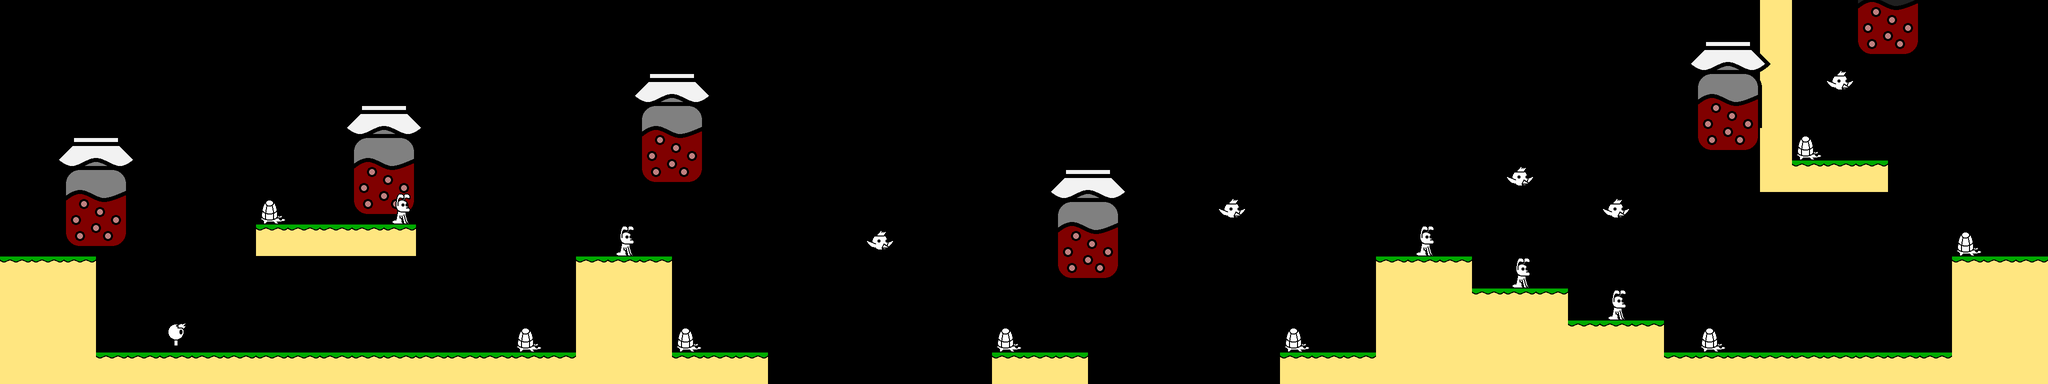

Tiled map render using the project's own tile images. Description and the whole map definition, tile-layer contents included, below:
An orthogonal 64x12 tile map with 64x64 px tiles, 3 tile layers (Back, Labels, Objects).

<map version="1.8" tiledversion="1.8.2" orientation="orthogonal" renderorder="right-down" width="64" height="12" tilewidth="64" tileheight="64" infinite="0" nextlayerid="4" nextobjectid="1">
 <tileset firstgid="1" source="tiles.tsx" />
 <layer id="2" name="Back" width="64" height="12">
  <data encoding="csv">
0,0,0,0,0,0,0,0,0,0,0,0,0,0,0,0,0,0,0,0,0,0,0,0,0,0,0,0,0,0,0,0,0,0,0,0,0,0,0,0,0,0,0,0,0,0,0,0,0,0,0,0,0,0,0,0,0,0,0,0,0,0,0,0,
0,0,0,0,0,0,0,0,0,0,0,0,0,0,0,0,0,0,0,0,0,0,0,0,0,0,0,0,0,0,0,0,0,0,0,0,0,0,0,0,0,0,0,0,0,0,0,0,0,0,0,0,0,0,0,0,0,0,0,0,0,0,0,0,
0,0,0,0,0,0,0,0,0,0,0,0,0,0,0,0,0,0,0,0,0,0,0,0,0,0,0,0,0,0,0,0,0,0,0,0,0,0,0,0,0,0,0,0,0,0,0,0,0,0,0,0,0,0,0,0,0,0,0,0,0,0,0,0,
0,0,0,0,0,0,0,0,0,0,0,0,0,0,0,0,0,0,0,0,0,0,0,0,0,0,0,0,0,0,0,0,0,0,0,0,0,0,0,0,0,0,0,0,0,0,0,0,0,0,0,0,0,0,0,0,0,0,0,0,0,0,0,0,
0,0,0,0,0,0,0,0,0,0,0,0,0,0,0,0,0,0,0,0,0,0,0,0,0,0,0,0,0,0,0,0,0,0,0,0,0,0,0,0,0,0,0,0,0,0,0,0,0,0,0,0,0,0,0,0,0,0,0,0,0,0,0,0,
0,0,0,0,0,0,0,0,0,0,0,0,0,0,0,0,0,0,0,0,0,0,0,0,0,0,0,0,0,0,0,0,0,0,0,0,0,0,0,0,0,0,0,0,0,0,0,0,0,0,0,0,0,0,0,0,0,0,0,0,0,0,0,0,
0,0,0,0,0,0,0,0,0,0,0,0,0,0,0,0,0,0,0,0,0,0,0,0,0,0,0,0,0,0,0,0,0,0,0,0,0,0,0,0,0,0,0,0,0,0,0,0,0,0,0,0,0,0,0,0,0,0,0,0,0,0,0,0,
0,0,0,0,0,0,0,0,0,0,0,0,0,0,0,0,0,0,0,0,0,0,0,0,0,0,0,0,0,0,0,0,0,0,0,0,0,0,0,0,0,0,0,0,0,0,0,0,0,0,0,0,0,0,0,0,0,0,0,0,0,0,0,0,
0,0,0,0,0,0,0,0,0,0,0,0,0,0,0,0,0,0,0,0,0,0,0,0,0,0,0,0,0,0,0,0,0,0,0,0,0,0,0,0,0,0,0,0,0,0,0,0,0,0,0,0,0,0,0,0,0,0,0,0,0,0,0,0,
0,0,0,0,0,0,0,0,0,0,0,0,0,0,0,0,0,0,0,0,0,0,0,0,0,0,0,0,0,0,0,0,0,0,0,0,0,0,0,0,0,0,0,0,0,0,0,0,0,0,0,0,0,0,0,0,0,0,0,0,0,0,0,0,
0,0,0,0,0,0,0,0,0,0,0,0,0,0,0,0,0,0,0,0,0,0,0,0,0,0,0,0,0,0,0,0,0,0,0,0,0,0,0,0,0,0,0,0,0,0,0,0,0,0,0,0,0,0,0,0,0,0,0,0,0,0,0,0,
0,0,0,0,0,0,0,0,0,0,0,0,0,0,0,0,0,0,0,0,0,0,0,0,0,0,0,0,0,0,0,0,0,0,0,0,0,0,0,0,0,0,0,0,0,0,0,0,0,0,0,0,0,0,0,0,0,0,0,0,0,0,0,0
</data>
 </layer>
 <layer id="3" name="Labels" width="64" height="12">
  <data encoding="csv">
0,0,0,0,0,0,0,0,0,0,0,0,0,0,0,0,0,0,0,0,0,0,0,0,0,0,0,0,0,0,0,0,0,0,0,0,0,0,0,0,0,0,0,0,0,0,0,0,0,0,0,0,0,0,0,0,0,0,0,0,0,0,0,0,
0,0,0,0,0,0,0,0,0,0,0,0,0,0,0,0,0,0,0,0,0,0,0,0,0,0,0,0,0,0,0,0,0,0,0,0,0,0,0,0,0,0,0,0,0,0,0,0,0,0,0,0,0,0,0,0,0,0,0,0,0,0,0,0,
0,0,0,0,0,0,0,0,0,0,0,0,0,0,0,0,0,0,0,0,0,0,0,0,0,0,0,0,0,0,0,0,0,0,0,0,0,0,0,0,0,0,0,0,0,0,0,0,0,0,0,0,0,0,0,0,0,0,0,0,0,0,0,0,
0,0,0,0,0,0,0,0,0,0,0,0,0,0,0,0,0,0,0,0,0,0,0,0,0,0,0,0,0,0,0,0,0,0,0,0,0,0,0,0,0,0,0,0,0,0,0,0,0,0,0,0,0,0,0,0,0,0,0,0,0,0,0,0,
0,0,0,0,0,0,0,0,0,0,0,0,0,0,0,0,0,0,0,0,0,0,0,0,0,0,0,0,0,0,0,0,0,0,0,0,0,0,0,0,0,0,0,0,0,0,0,0,0,0,0,0,0,0,0,0,0,0,0,0,0,0,0,0,
0,0,0,0,0,0,0,0,0,0,0,0,0,0,0,0,0,0,0,0,0,0,0,0,0,0,0,0,0,0,0,0,0,0,0,0,0,0,0,0,0,0,0,0,0,0,0,0,0,0,0,0,0,0,0,0,0,0,0,0,0,0,0,0,
0,0,0,0,0,0,0,0,0,0,0,0,0,0,0,0,0,0,0,0,0,0,0,0,0,0,0,0,0,0,0,0,0,0,0,0,0,0,0,0,0,0,0,0,0,0,0,0,0,0,0,0,0,0,0,0,0,0,0,0,0,0,0,0,
0,0,0,0,0,0,0,0,0,0,0,0,0,0,0,0,0,0,0,0,0,0,0,0,0,0,0,0,0,0,0,0,0,0,0,0,0,0,0,0,0,0,0,0,0,0,0,0,0,0,0,0,0,0,0,0,0,0,0,0,0,0,0,0,
0,0,0,0,0,0,0,0,0,0,0,0,0,0,0,0,0,0,0,0,0,0,0,0,0,0,0,0,0,0,0,0,0,0,0,0,0,0,0,0,0,0,0,0,0,0,0,0,0,0,0,0,0,0,0,0,0,0,0,0,0,0,0,0,
0,0,0,0,0,0,0,0,0,0,0,0,0,0,0,0,0,0,0,0,0,0,0,0,0,0,0,0,0,0,0,0,0,0,0,0,0,0,0,0,0,0,0,0,0,0,0,0,0,0,0,0,0,0,0,0,0,0,0,0,0,0,0,0,
0,0,0,0,0,0,0,0,0,0,0,0,0,0,0,0,0,0,0,0,0,0,0,0,0,0,0,0,0,0,0,0,0,0,0,0,0,0,0,0,0,0,0,0,0,0,0,0,0,0,0,0,0,0,0,0,0,0,0,0,0,0,0,0,
0,0,0,0,0,0,0,0,0,0,0,0,0,0,0,0,0,0,0,0,0,0,0,0,0,0,0,0,0,0,0,0,0,0,0,0,0,0,0,0,0,0,0,0,0,0,0,0,0,0,0,0,0,0,0,0,0,0,0,0,0,0,0,0
</data>
 </layer>
 <layer id="1" name="Objects" width="64" height="12">
  <data encoding="csv">
0,0,0,0,0,0,0,0,0,0,0,0,0,0,0,0,0,0,0,0,0,0,0,0,0,0,0,0,0,0,0,0,0,0,0,0,0,0,0,0,0,0,0,0,0,0,0,0,0,0,0,0,0,0,0,3,0,0,0,0,0,0,0,0,
0,0,0,0,0,0,0,0,0,0,0,0,0,0,0,0,0,0,0,0,0,0,0,0,0,0,0,0,0,0,0,0,0,0,0,0,0,0,0,0,0,0,0,0,0,0,0,0,0,0,0,0,0,0,0,3,0,4,0,0,0,0,0,0,
0,0,0,0,0,0,0,0,0,0,0,0,0,0,0,0,0,0,0,0,0,0,0,0,0,0,0,0,0,0,0,0,0,0,0,0,0,0,0,0,0,0,0,0,0,0,0,0,0,0,0,0,0,0,0,3,0,5,0,0,0,0,0,0,
0,0,0,0,0,0,0,0,0,0,0,0,0,0,0,0,0,0,0,0,0,0,0,0,0,0,0,0,0,0,0,0,0,0,0,0,0,0,0,0,0,0,0,0,0,0,0,0,0,0,0,0,0,0,0,3,0,0,0,0,0,0,0,0,
0,0,0,0,0,0,0,0,0,0,0,0,0,0,0,0,0,0,0,0,0,0,0,0,0,0,0,0,0,0,0,0,0,0,0,0,0,0,0,0,0,0,0,0,0,0,0,0,0,0,0,0,4,0,0,3,7,0,0,0,0,0,0,0,
0,0,0,0,0,0,0,0,0,0,0,0,0,0,0,0,0,0,0,4,0,0,0,0,0,0,0,0,0,0,0,0,0,0,0,0,0,0,0,0,0,0,0,0,0,0,0,5,0,0,0,0,0,0,0,3,2,2,2,0,0,0,0,0,
0,0,0,0,0,0,0,0,7,0,4,0,6,0,0,0,0,0,0,0,0,0,0,0,0,0,0,0,0,0,0,0,0,0,0,0,0,0,5,0,0,0,0,0,0,0,0,0,0,0,5,0,0,0,0,0,0,0,0,0,0,0,0,0,
0,4,0,0,0,0,0,0,2,2,2,2,2,0,0,0,0,0,0,6,0,0,0,0,0,0,0,5,0,0,0,0,0,0,0,0,0,0,0,0,0,0,0,0,6,0,0,0,0,0,0,0,0,0,0,0,0,0,0,0,0,7,0,0,
2,2,2,0,0,0,0,0,0,0,0,0,0,0,0,0,0,0,2,2,2,0,0,0,0,0,0,0,0,0,0,0,4,0,0,0,0,0,0,0,0,0,0,2,2,2,0,6,0,0,0,0,0,0,0,0,0,0,0,0,0,2,2,2,
3,3,3,0,0,0,0,0,0,0,0,0,0,0,0,0,0,0,3,3,3,0,0,0,0,0,0,0,0,0,0,0,0,0,0,0,0,0,0,0,0,0,0,3,3,3,2,2,2,0,6,0,0,0,0,0,0,0,0,0,0,3,3,3,
3,3,3,0,0,8,0,0,0,0,0,0,0,0,0,0,7,0,3,3,3,7,0,0,0,0,0,0,0,0,0,7,0,0,0,0,0,0,0,0,7,0,0,3,3,3,3,3,3,2,2,2,0,7,0,0,0,0,0,0,0,3,3,3,
3,3,3,2,2,2,2,2,2,2,2,2,2,2,2,2,2,2,3,3,3,2,2,2,0,0,0,0,0,0,0,2,2,2,0,0,0,0,0,0,2,2,2,3,3,3,3,3,3,3,3,3,2,2,2,2,2,2,2,2,2,3,3,3
</data>
 </layer>
</map>